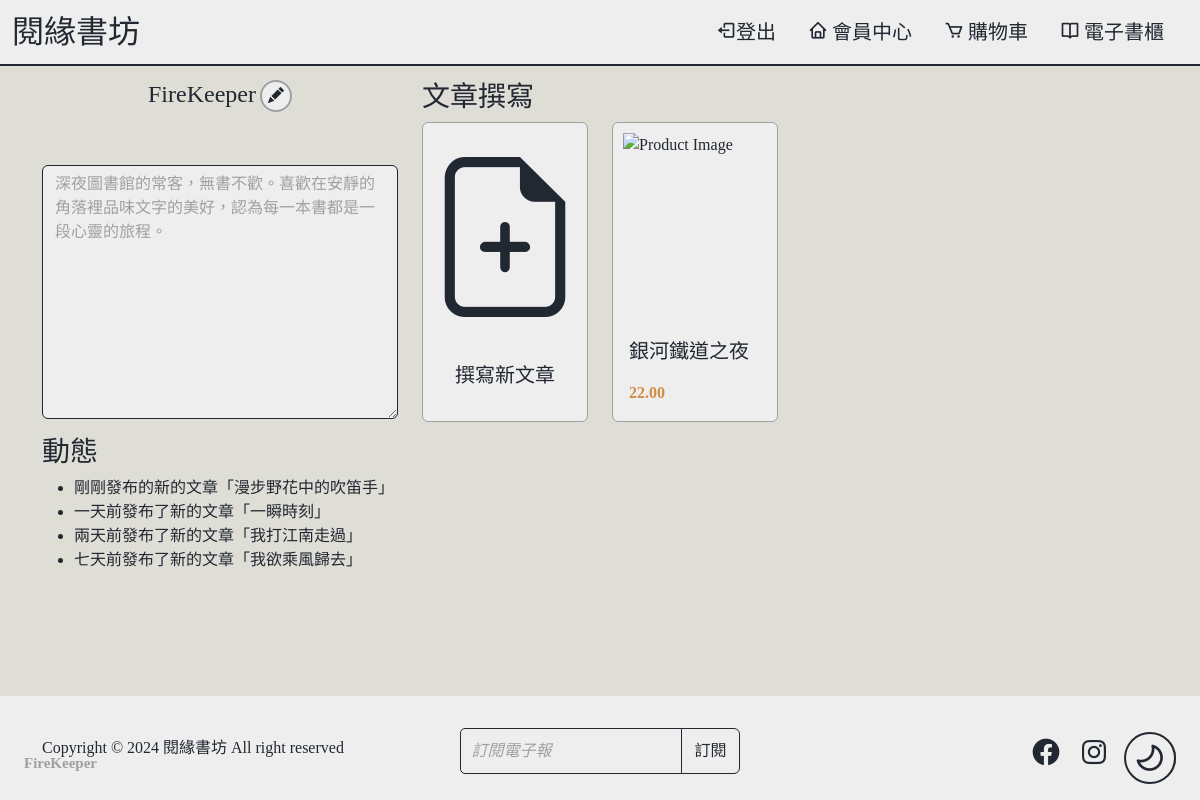
The page /userProfile.php (signed in) on the database as committed earlier.
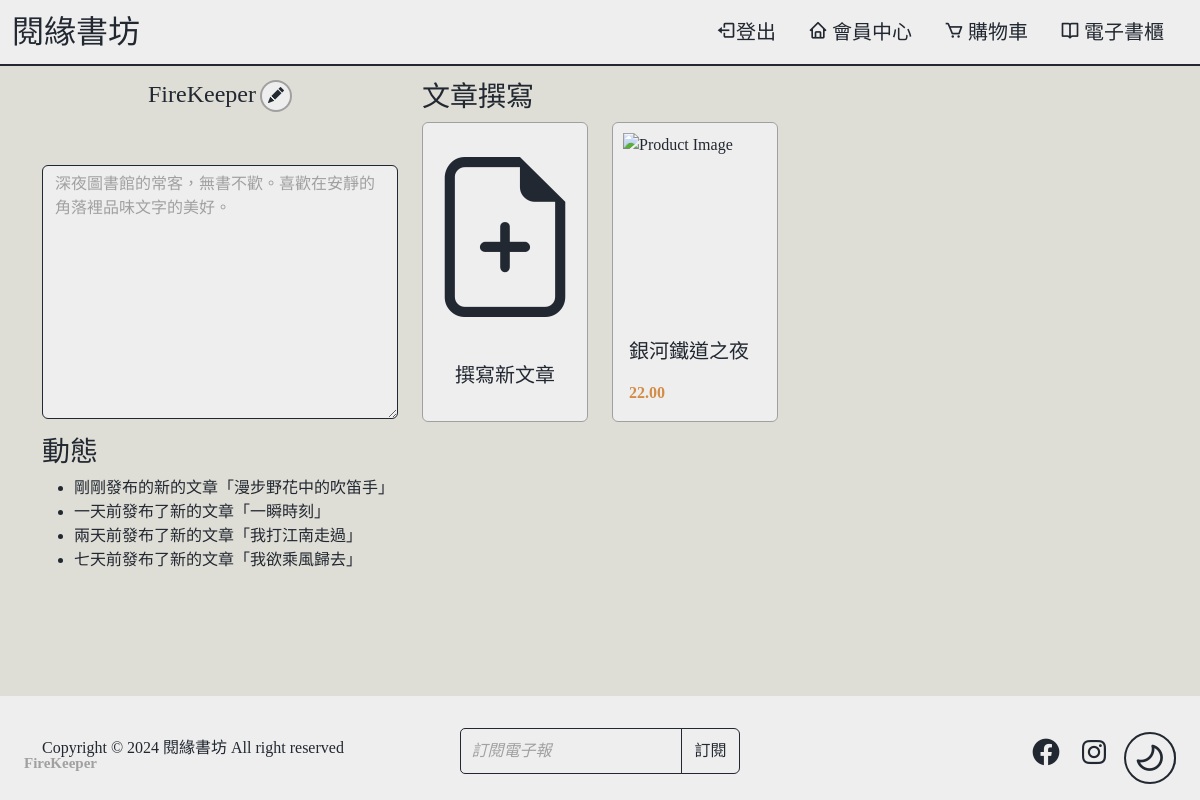
The same page on the database as committed later.
### tables this page shows
CREATE TABLE `author` (
  `id` int(11) NOT NULL,
  `username` varchar(255) NOT NULL,
  `bio` text DEFAULT NULL,
  `password` varchar(255) NOT NULL,
  `phone` varchar(20) DEFAULT NULL,
  `email` varchar(255) DEFAULT NULL,
  `penName` varchar(255) DEFAULT NULL,
  `is_admin` tinyint(1) DEFAULT 0
);

### .Theme.php (called while the page is built, shortened)
<?php
$theme = "";

### .EditArticle.php (the view, shortened to what this page needs)
<!DOCTYPE html>
<html lang="zh-Hant-TW">
<head>
    <?php include '.Style.php'; ?>
</head>
</html>

### userProfile.php (shortened to what this page needs)
<!DOCTYPE html>
<html lang="zh-Hant-TW">
<head>
    <link href="bootstrap-5.3.2-dist/css/bootstrap.min.css" rel="stylesheet">
    <?php include '.Style.php' ?>
</head>
<?php include '.Theme.php'; ?>
<?php include '.LinkSql.php';
$check_sql = "SELECT username, bio, phone, email, penName FROM author WHERE id = ?";
$stmt = $link->prepare($check_sql);
$stmt->bind_param("s", $_SESSION['user_id']);
$stmt->execute();
$stmt->store_result();
if ($stmt->num_rows == 1) {
    $stmt->bind_result($username, $bio, $phone, $email, $penName);
}
?>
<body class=<?php echo $theme ?>>
    <?php include '.Header.php'; ?>
    <main class="container mt-10vh">
        <div class="row">
            <div class="col-md-4">
                <div class="profile-header">
                    <div class="profile-info d-flex flex-column align-items-center mb-5">
                        <div class="d-flex">
                            <h2 class="h4">
                                <?php echo (isset($_SESSION['penName'])) ? $_SESSION['penName'] : $_SESSION['username']; ?>
                            </h2>
                            <button type="button" id="editProfile" class="bi bi-pencil-fill ms-1 btn-small-icon"
                                data-bs-toggle="modal" data-bs-target="#editProfileModal"></button>
                        </div>
                    </div>
                </div>
                <div class="mb-3">
                    <textarea class="form-control" rows="10" id="bio"
                        placeholder="<?php echo ($bio == "") ? '暫無簡介' : "$bio"; ?>" readonly></textarea>
                </div>
                <div class="d-flex">
                    <h3>動態<h3>
                </div>
                <div class="scroll-box">
                    <ul>
                        <li>剛剛發布的新的文章「漫步野花中的吹笛手」</li>
                        <li>一天前發布了新的文章「一瞬時刻」</li>
                        <li>兩天前發布了新的文章「我打江南走過」</li>
                        <li>七天前發布了新的文章「我欲乘風歸去」</li>
                    </ul>
                </div>
            </div>
            <div class="col-md-8">
                <h3>文章撰寫</h3>
                <div class="row">
                    <div class="col-md-3">
                        <div data-bs-toggle='modal' data-bs-target='#editArticleModal'
                            class='edit text-decoration-none text-primary'>
                            <div class='card d-flex align-items-center justify-content-center'>
                                <i class="bi bi-file-earmark-plus"></i>
                                <h5 id="new-article" class='card-title text-Nmain clamp-lines mb-auto'>
                                    撰寫新文章
                                </h5>
                            </div>
                        </div>
                    </div>
                    <div class="col-md-3">
                        <div data-bs-toggle='modal' data-bs-target='#EditArticle'
                            class='edit text-decoration-none text-primary'>
                            <div class='card mb-3 d-flex flex-column'>
                                <img src='<?php echo $product["image"]; ?>' class='card-img-top' alt='Product Image'>
                                <div class='card-body d-flex flex-column'>
                                    <h5 class='card-title text-Nmain clamp-lines mb-auto'>
                                        <?php echo htmlspecialchars($product["name"]); ?>
                                    </h5>
                                    <p class='card-text fw-bold text-orange mt-auto'><?php echo $product["price"]; ?>
                                    </p>
                                </div>
                            </div>
                        </div>
                    </div>
                </div>
            </div>
        </div>
        <?php include '.EditArticle.php'; ?>
    </main>
    <?php include '.Footer.php'; ?>
</body>
</html>

Rows that differ between the two databases and show on the page:
changed author: bio "深夜圖書館的常客，無書不歡。喜歡在安靜的角落裡品味文字的美好，認為每一本書都是一段心靈的旅程。" → "深夜圖書館的常客，無書不歡。喜歡在安靜的角落裡品味文字的美好。"
